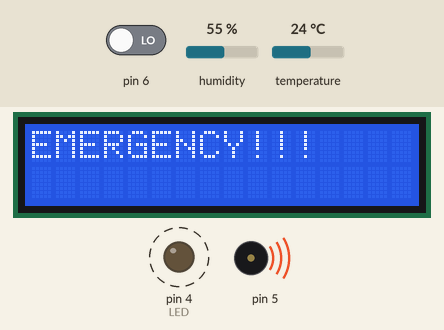
A sketch run on a simulated Arduino Uno, built with avr-gcc and run on an emulated ATmega328P. On the bench: 16×2 character LCD, output pins drawn as LEDs (lit = HIGH), buzzer (waves = sounding). Dashed ring = blinking. The inputs (shaded band) are chosen by the test bench; at power-on: pin 6 LOW, humidity 55 %, temperature 24 °C.

Above: at 1.26 s.
1.3 s: pin 6 driven HIGH
At 1.47 s:
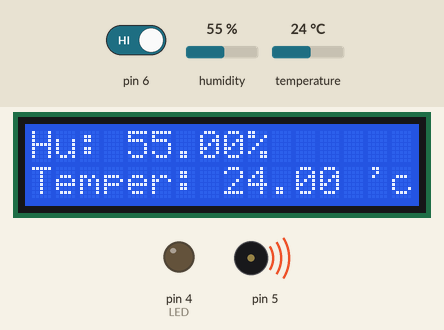
At 2.3 s:
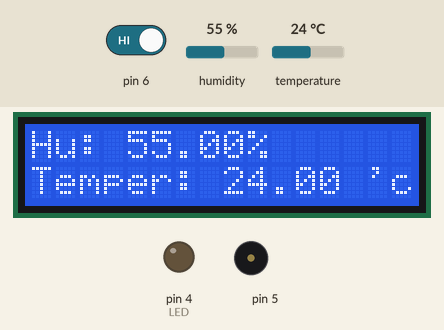
3.1 s: pin 6 driven LOW
At 3.4 s:
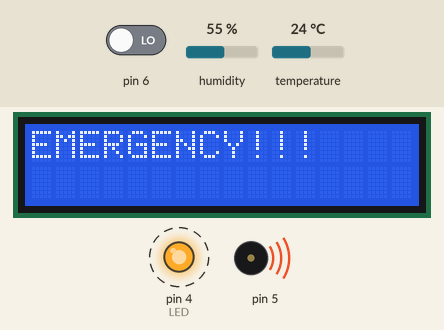
Timing chart, 0 to 10.9 s (numbered marks = the images above; inputs shaded):
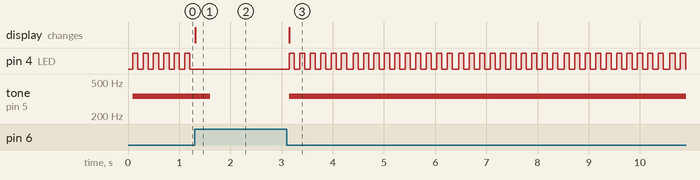

Measured:
- after the input at 1.3 s, pin 4 (LED): stops changing and stays LOW; tone on pin 5: 342 Hz → silent after 0.31 s; the display: changes at once (image 1)
- after the input at 3.1 s, pin 4 (LED): alternates HIGH for 0.10 s and LOW for 0.10 s, starting after 0.05 s; tone on pin 5: silent → 342 Hz after 0.05 s; the display: changes after 0.05 s (image 3)
- by itself, pin 4 (LED): alternates HIGH for 0.10 s and LOW for 0.10 s

The sketch:

HomeWork.ino
```cpp
#include <DHT.h>
#define DHTPIN 7
#define DHTTYPE DHT11
#include <LiquidCrystal.h>
LiquidCrystal lcd(13,12,11,10,9,8);//RS,E,D4,D5,D6,D7
DHT dht(DHTPIN, DHTTYPE);

void setup() {
  pinMode(6,INPUT);//화염
  pinMode(5,OUTPUT);//피에조
  pinMode(4,OUTPUT);//LED
  lcd.begin(16,2);
  dht.begin();
}

void loop() {
  int reading=digitalRead(6);

  float h = dht.readHumidity();
  float t = dht.readTemperature();

  if(reading==HIGH){
    lcd.clear();
    lcd.setCursor(0,0);
    lcd.print("Hu: ");
    lcd.print(h);
    lcd.print("%");
    lcd.setCursor(0,1);
    lcd.print("Temper: ");
    lcd.print(t);
    lcd.print(" 'c");
    delay(100);
  }
  else{
    lcd.clear();
    lcd.setCursor(0,0);
    lcd.print("EMERGENCY!!!");
    tone(5,342,500);
    digitalWrite(4,HIGH);
    delay(100);
    digitalWrite(4,LOW);
    delay(100);
  }
}
```
